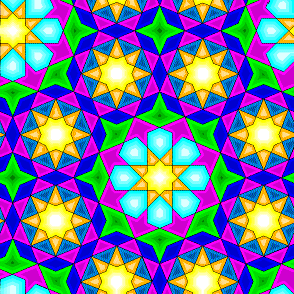
%> input picture assignment3/octone.gif, 294 x 294 px
$ octave p1.m   (GNU Octave 9; MATLAB toolbox functions it lacks are replaced by stand-ins)
%> lines starting %> are read from the running program, lines starting %| are printed output that depends on the picture; in (x1, y1, x2, y2) boxes, pixels count from 0 and x2, y2 are one past the last pixel; in counts of white or black regions, pixels touching at a corner belong together; the program's own positions count from 1
clear
clc

close all

[im,map] = imread('/home/sajal/3-1/DIP/Assignments/assignment3/octone.gif');
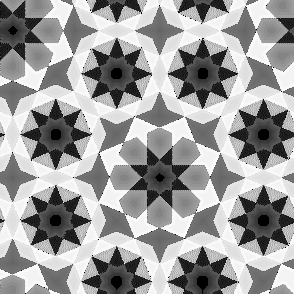
%> im: size 294x294 uint8; min 0, max 255, mean 157.1
%> map = 256 rows, first 12: [1 1 1; 0.129 0 0; 0.29 0 0; 0.58 0.129 0; 0.42 0.129 0; 0.776 0.58 0.42; 0.29 0.129 0; 0.871 0.58 0.322; 0.871 0.42 0; 0.647 0.42 0.192; 0.58 0.29 0; 1 0.839 0.612]
im1 = ind2rgb(im,map);

im2 = rgb2hsv(im1);
%> im2: size 294x294x3 double; mean H, S, V 0.496, 0.917, 0.882

im3 = fftshift(fft2(im2));
im3(:,:,1)=0;
im3(:,:,3)=0;
im4=ifftshift(ifft2(im3));
im4 = abs(im4);
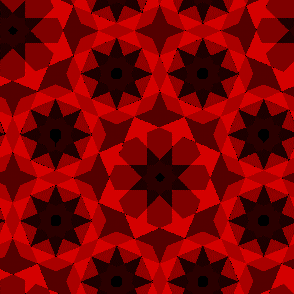
%> im4: size 294x294x3 double; mean R, G, B 0.496, 0, 0

figure,imshow(im4)

im4 = rgb2gray(im4);
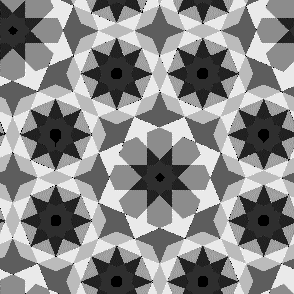
%> im4: size 294x294 double; min 0, max 0.271, mean 0.148; drawn with min black and max white

im5=zeros(size(im4));

for i=1:size(im4,1)
    for j=1:size(im4,2)
        if(im4(i,j)<=0.05)
            im5(i,j)=0;
        else
            im5(i,j)=255;
        end
    end
end
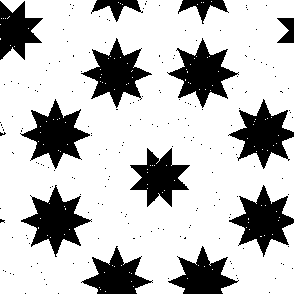
%> im5: size 294x294 double; 76.3% white; 195 black regions (182 under 20 px), largest, box (x1, y1, x2, y2) and area: (21, 185, 92, 257) 2124, (167, 38, 239, 108) 2115, (20, 99, 90, 169) 2114


im6=im1;
im6(:,:,1)=im6(:,:,1).*im5;
im6(:,:,2)=im6(:,:,2).*im5;
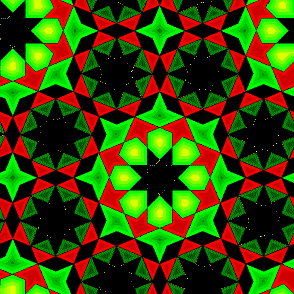
%> im6: size 294x294x3 double; mean R, G, B 56.3, 73.1, 0.6
im6(:,:,3)=im6(:,:,3).*im5;
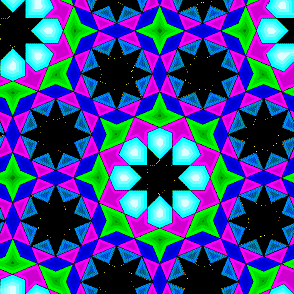
%> im6: size 294x294x3 double; mean R, G, B 56.3, 73.1, 136.5
figure,imshow(im6)
%> after `imshow(im6)`:
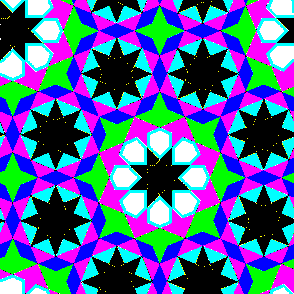
%> displayed picture: size 294x294x3, on the screen's scale of 0 to 255; mean R, G, B 76, 99.4, 157.6
